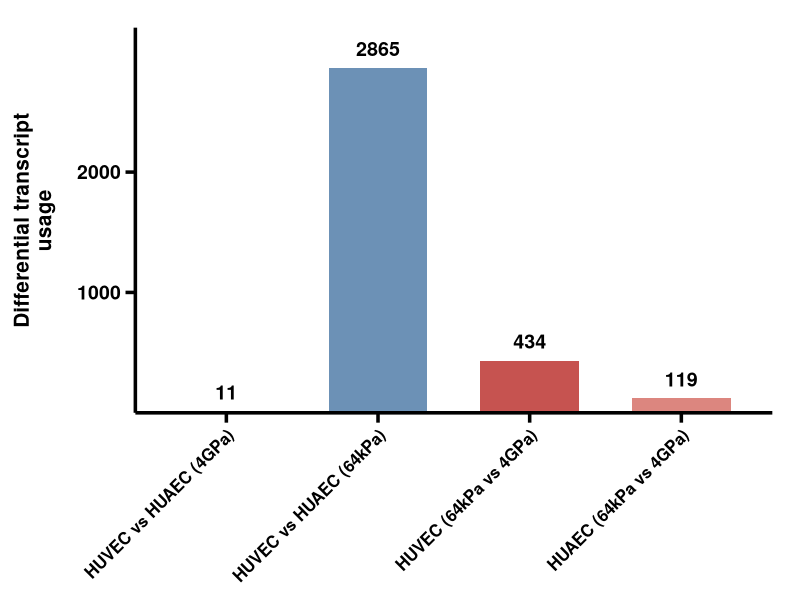

Write the R code that produced this figure.
# --- Librerías ---
library(ggplot2)
library(dplyr)

# --- Paleta de colores Neutral Soft ---
colores_dtu <- c(
  "HUVEC vs HUAEC (4GPa)"  = "#25508F",  # blue_steel oscuro 
  "HUVEC vs HUAEC (64kPa)" = "#6C91B6",  # blue_steel claro 
  "HUVEC (64kPa vs 4GPa)"  = "#C65350",  # rojo coral oscuro 
  "HUAEC (64kPa vs 4GPa)"  = "#DC867F"   # rojo coral claro 
)

# --- Datos DTU ---
df_dtu <- data.frame(
  Comparison = factor(
    c("HUVEC vs HUAEC (4GPa)", "HUVEC vs HUAEC (64kPa)", "HUVEC (64kPa vs 4GPa)", "HUAEC (64kPa vs 4GPa)"),
    levels = c("HUVEC vs HUAEC (4GPa)", "HUVEC vs HUAEC (64kPa)", "HUVEC (64kPa vs 4GPa)", "HUAEC (64kPa vs 4GPa)")
  ),
  # Valores indicados en el prompt
  Counts = c(11, 2865, 434, 119) 
)

# --- Gráfico DTU ---
plot_dtu <- ggplot(df_dtu, aes(x = Comparison, y = Counts, fill = Comparison)) +
  geom_col(width = 0.65) +
  geom_text(aes(label = Counts), vjust = -0.8, size = 5, fontface = "bold") +
  scale_fill_manual(values = colores_dtu) +
  scale_y_continuous(
    limits = c(0, 3200),            # Límite fijo para que el texto del 2865 no se corte
    breaks = c(1000, 2000),         # Marcas exclusivas en 1000 y 2000 en el eje Y
    expand = c(0, 0)                # Quita el espacio en blanco inferior para que las barras toquen el eje X
  ) +
  labs(
    y = "Differential transcript\nusage",
    x = NULL
  ) +
  theme_classic(base_size = 16) +
  theme(
    axis.text.x = element_text(angle = 45, hjust = 1, color = "black", face = "bold", size = 12),
    axis.text.y = element_text(color = "black", face = "bold", size = 14),
    axis.title.y = element_text(face = "bold", margin = margin(r = 15), size = 15),
    axis.line = element_line(linewidth = 1.2, color = "black"),
    axis.ticks = element_line(linewidth = 1.2, color = "black"),
    axis.ticks.length = unit(0.25, "cm"),
    legend.position = "none",
    plot.margin = margin(t = 20, r = 20, b = 10, l = 10)
  )

print(plot_dtu)

# Opcional: exportar
# ggsave("DTU_barplot_NeutralSoft.png", plot = plot_dtu, width = 6, height = 6, dpi = 300)
# ggsave("DTU_barplot_NeutralSoft.pdf", plot = plot_dtu, width = 6, height = 6, device = "pdf")
